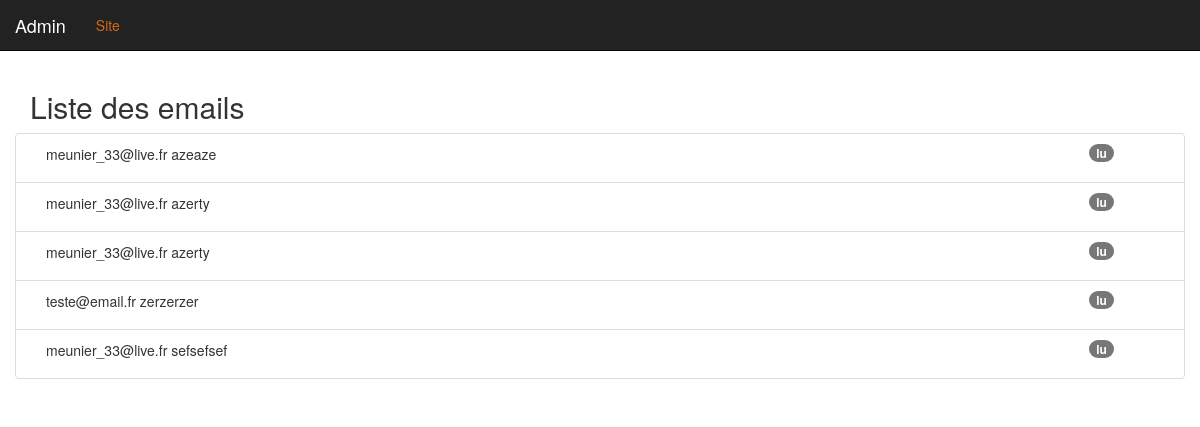
Screenshot of /admin/list_email.php with the database file from the repository.
### tables this page shows
CREATE TABLE `email` (
  `id` int(11) NOT NULL,
  `email` varchar(255) NOT NULL,
  `objet` varchar(255) NOT NULL,
  `content` text NOT NULL,
  `is_read` tinyint(1) NOT NULL
);

### admin/list_email.php (the view, shortened to what this page needs)
<?php
	require_once '../inc/connect.php';
	function get_email(){
		global $bdd;
		$result = [];
		$result['errors'] = [];
		$result['email'] = null;
		$res = $bdd->prepare('SELECT * FROM email');
		if($res->execute()){
			$result['email'] = $res->fetchall(PDO::FETCH_ASSOC);
		}
		else{
			$result['errors'] = $res->errorInfo();
		}
		return $result;
	}
	$get_email = get_email();
	if(empty($get_email['error'])){
		$email = $get_email['email'];
	}
include_once 'inc/header.php';
?>
<h2>Liste des emails</h2>
<ul class="list-group">
	<?php if(isset($email) && !empty($email)): ?>
		<?php foreach($email as $value): ?>
			<li class="list-group-item row">
				<div class="col-sm-11">
					<?=$value['email']?>
					<?=$value['objet']?>
				</div>
				<?php if($value['is_read'] == 1) :  ?>
					<div class="col-sm-1">
						<p class="badge">lu</p>
					</div>
				<?php endif; ?>
			</li>
		<?php endforeach; ?>
	<?php endif; ?>
</ul>
<?php include_once 'inc/footer.php'; ?>

### css/style.css (style rules this page uses)
.bodyStyle { background: url("https://wallpaperscraft.com/image/restaurant_table_interior_modern_style_39288_1920x1080.jpg") no-repeat fixed; }

### admin/inc/header.php (style rules this page uses)
body { padding-top: 70px; }

### rows the page displays
email: email "meunier_33@live.fr", objet "azeaze", is_read "lu"
email: email "meunier_33@live.fr", objet "azerty", is_read "lu"
email: email "meunier_33@live.fr", objet "azerty", is_read "lu"
email: email "teste@email.fr", objet "zerzerzer", is_read "lu"
email: email "meunier_33@live.fr", objet "sefsefsef", is_read "lu"
